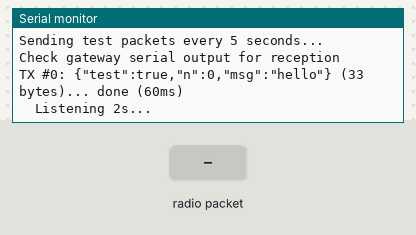
This sketch was run on a simulated Arduino Pro Mini, built with avr-gcc and run on an emulated ATmega328P. Parts: the last lines printed to the serial monitor. The test bench sets the inputs (shaded band). No radio packets arrive unless stated.

Above: at 2.3 s.
2.4 s: radio packet "1" arrives
At 3.6 s:
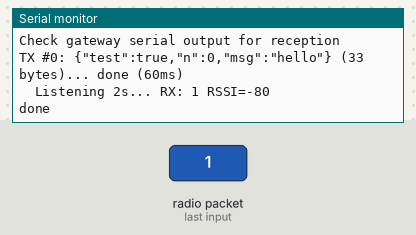
4.8 s: radio packet "0" arrives
At 7.5 s:
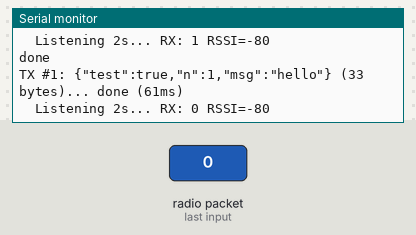
7.8 s: radio packet "2" arrives
At 8.3 s:
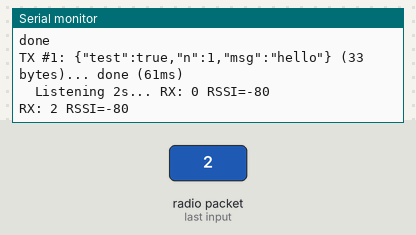

Measured:
- after the input at 2.4 s, the serial monitor: prints a new line at once (image 1)
- after the input at 4.8 s, the serial monitor: prints a new line after 1.6 s (image 2)
- after the input at 7.8 s, the serial monitor: prints a new line at once (image 3)

The sketch:

v2_06_lora_test.ino
```cpp
// ============================================================
// TEST 06: RFM95 LORA RADIO TEST
// Arduino Pro Mini 3.3V/8MHz + RFM95 868MHz
//
// PURPOSE: Verify RFM95 init, config, and TX
//          RFM95 is powered DIRECTLY from VBAT (not via MOSFET)
// SETUP:   RFM95 wired to hardware SPI + control pins
//          CS→D10, RST→D9, DIO0→D2
//          SCK→D13, MISO→D12, MOSI→D11
//
// Run the existing gateway to verify packets are received
// ============================================================

#include <SPI.h>
#include <RH_RF95.h>

#define RFM95_CS   10
#define RFM95_RST  9
#define RFM95_INT  2   // DIO0 → INT0
#define RFM95_FREQ 868.0

RH_RF95 rf95(RFM95_CS, RFM95_INT);

uint32_t counter = 0;

void setup() {
  Serial.begin(9600);
  delay(1000);

  Serial.println();
  Serial.println(F("=== TEST 06: RFM95 LORA RADIO ==="));
  Serial.println(F("CS=D10 RST=D9 DIO0=D2 @ 868MHz"));
  Serial.println(F("================================="));
  Serial.println();

  // Hardware reset
  pinMode(RFM95_RST, OUTPUT);
  digitalWrite(RFM95_RST, HIGH);
  delay(10);
  digitalWrite(RFM95_RST, LOW);
  delay(10);
  digitalWrite(RFM95_RST, HIGH);
  delay(10);

  // Init
  Serial.print(F("RFM95 init... "));
  if (!rf95.init()) {
    Serial.println(F("FAIL"));
    Serial.println(F("  Check wiring:"));
    Serial.println(F("    CS→D10, RST→D9, DIO0→D2"));
    Serial.println(F("    SCK→D13, MISO→D12, MOSI→D11"));
    Serial.println(F("    VCC→3.3V (direct, NOT via MOSFET)"));
    Serial.println(F("    GND→GND"));
    Serial.println(F("    Antenna connected!"));
    while (1);
  }
  Serial.println(F("OK"));

  // Set frequency
  if (!rf95.setFrequency(RFM95_FREQ)) {
    Serial.println(F("Frequency set FAIL"));
    while (1);
  }
  Serial.print(F("Frequency: "));
  Serial.print(RFM95_FREQ, 1);
  Serial.println(F(" MHz"));

  // Set TX power (14 dBm, PA_BOOST)
  rf95.setTxPower(14, false);
  Serial.println(F("TX power: 14 dBm"));

  Serial.println();
  Serial.println(F("Sending test packets every 5 seconds..."));
  Serial.println(F("Check gateway serial output for reception"));
  Serial.println();
}

void loop() {
  // Build test payload (similar format to v1 node)
  char payload[64];
  snprintf(payload, sizeof(payload),
           "{\"test\":true,\"n\":%lu,\"msg\":\"hello\"}", counter++);

  Serial.print(F("TX #"));
  Serial.print(counter - 1);
  Serial.print(F(": "));
  Serial.print(payload);
  Serial.print(F(" ("));
  Serial.print(strlen(payload));
  Serial.print(F(" bytes)... "));

  // Send
  unsigned long txStart = millis();
  rf95.send((uint8_t*)payload, strlen(payload));
  rf95.waitPacketSent();
  unsigned long txTime = millis() - txStart;

  Serial.print(F("done ("));
  Serial.print(txTime);
  Serial.println(F("ms)"));

  // Listen briefly for any response (optional)
  Serial.print(F("  Listening 2s... "));
  unsigned long listenStart = millis();
  while (millis() - listenStart < 2000) {
    if (rf95.available()) {
      uint8_t buf[64];
      uint8_t len = sizeof(buf);
      if (rf95.recv(buf, &len)) {
        buf[len] = 0;
        Serial.print(F("RX: "));
        Serial.print((char*)buf);
        Serial.print(F(" RSSI="));
        Serial.println(rf95.lastRssi());
      }
    }
  }
  Serial.println(F("done"));
  Serial.println();

  delay(3000);
}
```
